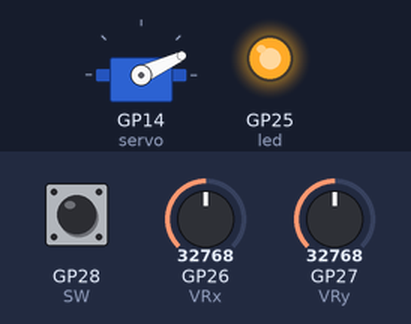
This program was run on a simulated Raspberry Pi Pico running MicroPython. Parts: servo, output pins drawn as LEDs (lit = HIGH). The test bench sets the inputs (shaded band); at power-on: GP27 (VRy) = 32768, GP26 (VRx) = 32768, GP28 (SW) HIGH (analog values on the 0–65535 scale). Servo angles are drawn from the pulse width (0.5 ms = 0°, 2.5 ms = 180°).

Above: at 1.2 s.
1.3 s: GP27 (VRy) set to 8688
2.8 s: GP27 (VRy) set to 7280
At 4.81 s:
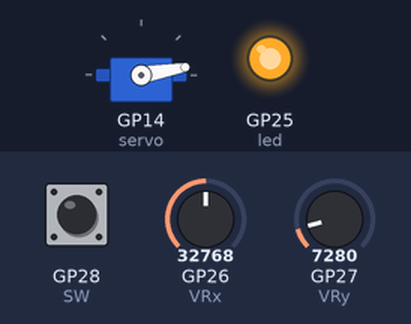
5.8 s: GP26 (VRx) set to 65535
7.4 s: GP26 (VRx) set to 64576
At 7.92 s:
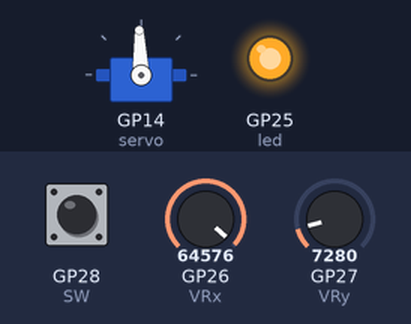
At 9.72 s:
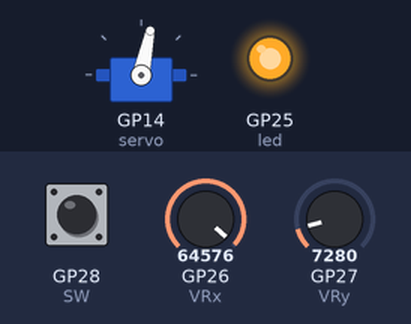
10.4 s: GP26 (VRx) set to 8640
13.4 s: GP26 (VRx) set to 7232
At 13.4 s:
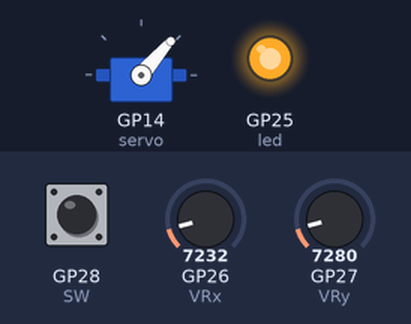
Timing chart, 0 to 15.9 s (numbered marks = the images above; inputs shaded):
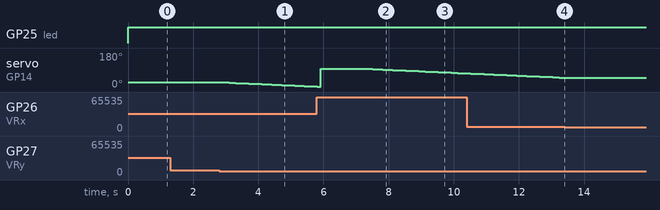

The program:

mechanicalhand.py
```python
from machine import Pin, PWM, ADC
from time import sleep

# Configure PWM for the servo on pin 0
servo = PWM(Pin(14))
servo.freq(10)  # Servos typically use a frequency of 50Hz

VRx = ADC(0)
VRy = ADC(1)
SW = Pin(28, Pin.IN, Pin.PULL_UP)

def map(x, in_min, in_max, out_min, out_max):
    return (x - in_min) * (out_max - out_min) / (in_max - in_min) + out_min

def servo_angle(angle):
    duty = round(map(angle, 0, 180 , 0, 1024))  # Map angle to duty cycle
    servo.duty_u16(duty)

def direction():
    global i
    i = 0
    adc_X = round(map(VRx.read_u16(), 0, 65535, 0, 255))
    adc_Y = round(map(VRy.read_u16(), 0, 65535, 0, 255))
    switch = SW.value()

    if adc_X <= 30:
        i = 1
    elif adc_X >= 255:
        i = 2
    elif adc_Y <= 30:
        i = 3
    elif adc_Y >= 255:
        i = 4
    elif switch == 0:
        i = 5
    elif -15 < adc_X - 125 < 15 and -15 < adc_Y - 125 < 15 and switch == 1:
        i = 0

def loop():
    num = 90
    led = Pin(25, Pin.OUT)
    while True:
        direction()
        servo_angle(num)
        led.on()
        sleep(0.1)

        if i == 1:
            num = 0
        elif i == 2:
            num = 180
        elif i == 3:
            num = max(num - 1, 0)
        elif i == 4:
            num = min(num + 1, 180)
        elif i == 5:
            num = 90

if __name__ == "__main__":
    loop()
9
```

Measured:
- the behaviour switches between 7840 and 7824 on GP27 (VRy) (found by bisection; images 0 and 1)
- the behaviour switches between 7840 and 7824 on GP26 (VRx) (found by bisection; images 3 and 4)
- after the input at 1.3 s, every drawn part: stays the same
- after the input at 2.8 s, servo on GP14 (servo): moves from 25° to 3° over 2.7 s, starting after 0.11 s
- after the input at 7.4 s, servo on GP14 (servo): moves from 96° to 73° over 2.8 s, starting after 0.12 s
- after the input at 13.4 s, servo on GP14 (servo): stays 49° (without the input it goes to 48° after 0.14 s)
